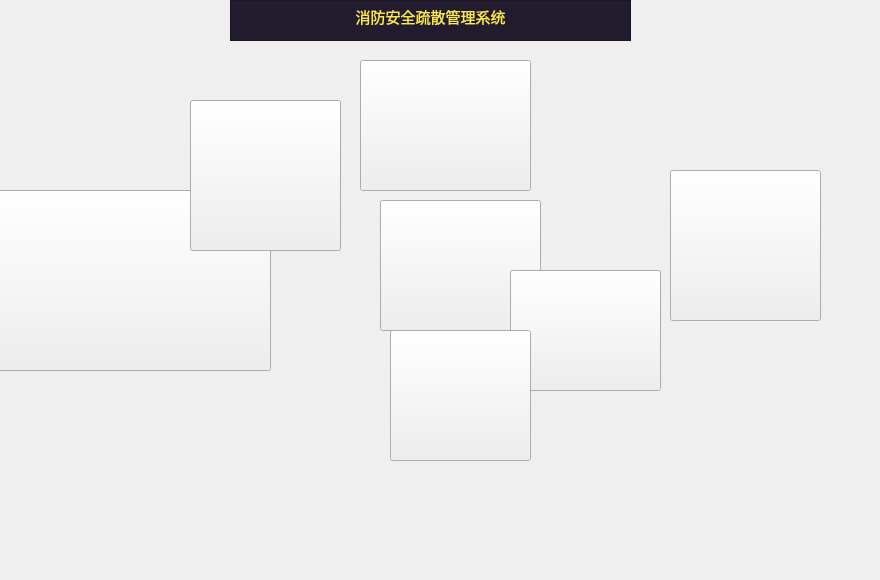
<?xml version="1.0" encoding="UTF-8"?>
<ui version="4.0">
 <class>top</class>
 <widget class="QWidget" name="top">
  <property name="geometry">
   <rect>
    <x>0</x>
    <y>0</y>
    <width>880</width>
    <height>580</height>
   </rect>
  </property>
  <property name="minimumSize">
   <size>
    <width>880</width>
    <height>580</height>
   </size>
  </property>
  <property name="maximumSize">
   <size>
    <width>880</width>
    <height>580</height>
   </size>
  </property>
  <property name="windowTitle">
   <string>Form</string>
  </property>
  <property name="styleSheet">
   <string notr="true">QLabel
{
	border-image: url(:/imager/2000.jpg);
}
QPushButton#but1
{
	border-image: url(:/imager/2201.png);
}
QPushButton#but2
{
	
	border-image: url(:/imager/2002.png);
}
QPushButton#but3
{
	
border-image: url(:/imager/2003.png);
}
QPushButton#but4
{
	
	border-image: url(:/imager/2005.png);
}
QPushButton#but5
{
	border-image: url(:/imager/2007.png);
}
QPushButton#but6
{
	
	border-image: url(:/imager/2006.png);
}
QPushButton#but7
{
  
	border-image: url(:/imager/2004.png);
}
.QTextEdit
{
  background-color:rgb(35,28,46);
}</string>
  </property>
  <widget class="QLabel" name="label">
   <property name="geometry">
    <rect>
     <x>0</x>
     <y>0</y>
     <width>880</width>
     <height>580</height>
    </rect>
   </property>
   <property name="minimumSize">
    <size>
     <width>880</width>
     <height>580</height>
    </size>
   </property>
   <property name="maximumSize">
    <size>
     <width>880</width>
     <height>580</height>
    </size>
   </property>
   <property name="text">
    <string/>
   </property>
  </widget>
  <widget class="QPushButton" name="but1">
   <property name="geometry">
    <rect>
     <x>-10</x>
     <y>190</y>
     <width>281</width>
     <height>181</height>
    </rect>
   </property>
   <property name="text">
    <string/>
   </property>
  </widget>
  <widget class="QPushButton" name="but2">
   <property name="geometry">
    <rect>
     <x>190</x>
     <y>100</y>
     <width>151</width>
     <height>151</height>
    </rect>
   </property>
   <property name="text">
    <string/>
   </property>
  </widget>
  <widget class="QPushButton" name="but3">
   <property name="geometry">
    <rect>
     <x>360</x>
     <y>60</y>
     <width>171</width>
     <height>131</height>
    </rect>
   </property>
   <property name="text">
    <string/>
   </property>
  </widget>
  <widget class="QPushButton" name="but4">
   <property name="geometry">
    <rect>
     <x>380</x>
     <y>200</y>
     <width>161</width>
     <height>131</height>
    </rect>
   </property>
   <property name="text">
    <string/>
   </property>
  </widget>
  <widget class="QPushButton" name="but5">
   <property name="geometry">
    <rect>
     <x>670</x>
     <y>170</y>
     <width>151</width>
     <height>151</height>
    </rect>
   </property>
   <property name="text">
    <string/>
   </property>
  </widget>
  <widget class="QPushButton" name="but6">
   <property name="geometry">
    <rect>
     <x>510</x>
     <y>270</y>
     <width>151</width>
     <height>121</height>
    </rect>
   </property>
   <property name="text">
    <string/>
   </property>
  </widget>
  <widget class="QPushButton" name="but7">
   <property name="geometry">
    <rect>
     <x>390</x>
     <y>330</y>
     <width>141</width>
     <height>131</height>
    </rect>
   </property>
   <property name="text">
    <string/>
   </property>
  </widget>
  <widget class="QTextEdit" name="textEdit">
   <property name="geometry">
    <rect>
     <x>230</x>
     <y>0</y>
     <width>401</width>
     <height>41</height>
    </rect>
   </property>
   <property name="html">
    <string>&lt;!DOCTYPE HTML PUBLIC &quot;-//W3C//DTD HTML 4.0//EN&quot; &quot;http://www.w3.org/TR/REC-html40/strict.dtd&quot;&gt;
&lt;html&gt;&lt;head&gt;&lt;meta name=&quot;qrichtext&quot; content=&quot;1&quot; /&gt;&lt;meta charset=&quot;utf-8&quot; /&gt;&lt;style type=&quot;text/css&quot;&gt;
p, li { white-space: pre-wrap; }
hr { height: 1px; border-width: 0; }
li.unchecked::marker { content: &quot;\2610&quot;; }
li.checked::marker { content: &quot;\2612&quot;; }
&lt;/style&gt;&lt;/head&gt;&lt;body style=&quot; font-family:'Ubuntu'; font-size:11pt; font-weight:400; font-style:normal;&quot;&gt;
&lt;p align=&quot;center&quot; style=&quot; margin-top:0px; margin-bottom:0px; margin-left:0px; margin-right:0px; -qt-block-indent:0; text-indent:0px;&quot;&gt;&lt;span style=&quot; color:#fce94f;&quot;&gt;消防安全疏散管理系统&lt;/span&gt;&lt;/p&gt;&lt;/body&gt;&lt;/html&gt;</string>
   </property>
  </widget>
  <widget class="QWidget" name="widget" native="true">
   <property name="geometry">
    <rect>
     <x>0</x>
     <y>0</y>
     <width>131</width>
     <height>51</height>
    </rect>
   </property>
   <property name="styleSheet">
    <string notr="true">border-image: url(:/imager/2024.png);</string>
   </property>
  </widget>
 </widget>
 <resources/>
 <connections/>
</ui>
